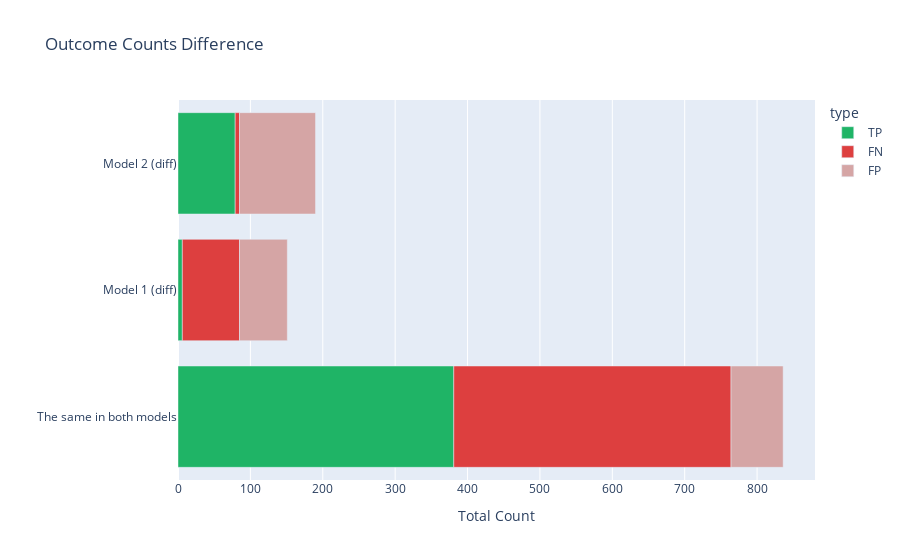

Notebook source saved alongside this figure:
### Code cell
# Stacked outcome counts
count = [same_tp_matches, same_fn_matches, same_fp_matches, diff_tp_matches_1, diff_fn_matches_1, diff_fp_matches_1, diff_tp_matches_2, diff_fn_matches_2, diff_fp_matches_2]
count = [len(x) for x in count]
outcome = ['TP', 'FN', 'FP'] * 3
model = ['The same in both models'] * 3 + ['Model 1 (diff)'] * 3 + ['Model 2 (diff)'] * 3

data = {
    "count": count,
    "type": outcome,
    "model": model,
}

df = pd.DataFrame(data)

color_map = {
    'TP': '#1fb466',
    'FN': '#dd3f3f',
    'FP': '#d5a5a5'
}

# make bar horizontal
fig = px.bar(df, y="model", x="count", color="type", title="Outcome Counts Difference",
             labels={'count': 'Total Count', "model": ""},
             color_discrete_map=color_map,
             orientation='h')


fig.show()

### Figure 1 — Plotly figure (JSON) as saved in the notebook; plotly's stock layout.template omitted (floating-point values rounded to 4 significant figures)
{"data": [{"alignmentgroup": "True", "hovertemplate": "type=TP<br>Total Count=%{x}<br>=%{y}<extra></extra>", "legendgroup": "TP", "marker": {"color": "#1fb466", "pattern": {"shape": ""}}, "name": "TP", "offsetgroup": "TP", "orientation": "h", "showlegend": true, "textposition": "auto", "type": "bar", "x": [381, 6, 79], "xaxis": "x", "y": ["The same in both models", "Model 1 (diff)", "Model 2 (diff)"], "yaxis": "y"}, {"alignmentgroup": "True", "hovertemplate": "type=FN<br>Total Count=%{x}<br>=%{y}<extra></extra>", "legendgroup": "FN", "marker": {"color": "#dd3f3f", "pattern": {"shape": ""}}, "name": "FN", "offsetgroup": "FN", "orientation": "h", "showlegend": true, "textposition": "auto", "type": "bar", "x": [383, 79, 6], "xaxis": "x", "y": ["The same in both models", "Model 1 (diff)", "Model 2 (diff)"], "yaxis": "y"}, {"alignmentgroup": "True", "hovertemplate": "type=FP<br>Total Count=%{x}<br>=%{y}<extra></extra>", "legendgroup": "FP", "marker": {"color": "#d5a5a5", "pattern": {"shape": ""}}, "name": "FP", "offsetgroup": "FP", "orientation": "h", "showlegend": true, "textposition": "auto", "type": "bar", "x": [72, 66, 105], "xaxis": "x", "y": ["The same in both models", "Model 1 (diff)", "Model 2 (diff)"], "yaxis": "y"}], "layout": {"barmode": "relative", "legend": {"title": {"text": "type"}, "tracegroupgap": 0}, "title": {"text": "Outcome Counts Difference"}, "xaxis": {"anchor": "y", "domain": [0, 1], "title": {"text": "Total Count"}}, "yaxis": {"anchor": "x", "domain": [0, 1], "title": {"text": ""}}}}
